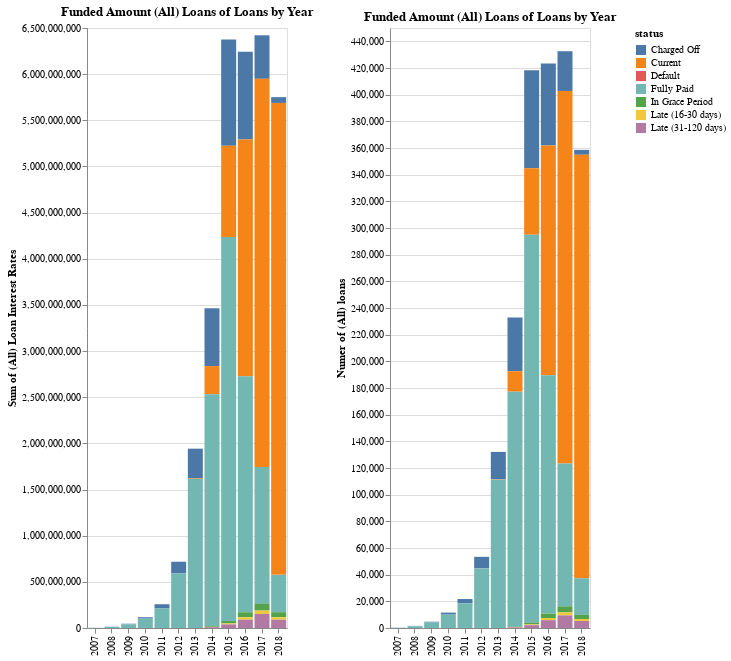

Notebook code cell kept with this figure:
### Code cell
chart_data_default_all = eda_group_data.groupby(['issue_date_year','status'
                                                ])['id','funded_amnt',
                                                  ].agg({ 'funded_amnt':'sum',
                                                          'id':'count'
                                                        }).reset_index()

chart_default_funded_amount = alt.Chart(chart_data_default_all).mark_bar().encode(
    x=alt.X(field='issue_date_year',type='nominal',axis=alt.Axis(title='')),
    y=alt.Y(field='funded_amnt',type='quantitative',axis=alt.Axis(title='Sum of (All) Loan Interest Rates')),
    color='status:N',
    tooltip=['status:N','funded_amnt:Q'],
).properties(width=200, height=600,title='Funded Amount (All) Loans of Loans by Year')

chart_default_count_amount = alt.Chart(chart_data_default_all).mark_bar().encode(
    x=alt.X(field='issue_date_year',type='nominal',axis=alt.Axis(title='')),
    y=alt.Y(field='id',type='quantitative',axis=alt.Axis(title='Numer of (All) loans')),
    color='status:N',
    tooltip=['status:N','id:Q'],
).properties(width=200, height=600,title='Funded Amount (All) Loans of Loans by Year')

chart_default_funded_amount | chart_default_count_amount

### Figure 1 — Vega-Lite specification as saved in the notebook (floating-point values rounded to 4 significant figures)
{"$schema": "https://vega.github.io/schema/vega-lite/v2.6.0.json", "config": {"view": {"height": 300, "width": 400}}, "datasets": {"data-5ab4a999ccb259b6c8e4519bbc4bd3e4": [{"funded_amnt": 463200, "id": 45, "issue_date_year": 2007, "status": "Charged Off"}, {"funded_amnt": 1688975, "id": 206, "issue_date_year": 2007, "status": "Fully Paid"}, {"funded_amnt": 2514075, "id": 247, "issue_date_year": 2008, "status": "Charged Off"}, {"funded_amnt": 10943000, "id": 1315, "issue_date_year": 2008, "status": "Fully Paid"}, {"funded_amnt": 6228675, "id": 594, "issue_date_year": 2009, "status": "Charged Off"}, {"funded_amnt": 40095750, "id": 4122, "issue_date_year": 2009, "status": "Fully Paid"}, {"funded_amnt": 15304025, "id": 1487, "issue_date_year": 2010, "status": "Charged Off"}, {"funded_amnt": 101402375, "id": 10049, "issue_date_year": 2010, "status": "Fully Paid"}, {"funded_amnt": 42358475, "id": 3297, "issue_date_year": 2011, "status": "Charged Off"}, {"funded_amnt": 215005175, "id": 18424, "issue_date_year": 2011, "status": "Fully Paid"}, {"funded_amnt": 127103450, "id": 8644, "issue_date_year": 2012, "status": "Charged Off"}, {"funded_amnt": 590839175, "id": 44723, "issue_date_year": 2012, "status": "Fully Paid"}, {"funded_amnt": 322640250, "id": 20587, "issue_date_year": 2013, "status": "Charged Off"}, {"funded_amnt": 4747175, "id": 237, "issue_date_year": 2013, "status": "Current"}, {"funded_amnt": 1614237000, "id": 111186, "issue_date_year": 2013, "status": "Fully Paid"}, {"funded_amnt": 292250, "id": 16, "issue_date_year": 2013, "status": "In Grace Period"}, {"funded_amnt": 162875, "id": 7, "issue_date_year": 2013, "status": "Late (16-30 days)"}, {"funded_amnt": 608200, "id": 32, "issue_date_year": 2013, "status": "Late (31-120 days)"}, {"funded_amnt": 626650350, "id": 40311, "issue_date_year": 2014, "status": "Charged Off"}, {"funded_amnt": 304486400, "id": 15341, "issue_date_year": 2014, "status": "Current"}, {"funded_amnt": 2512852850, "id": 176234, "issue_date_year": 2014, "status": "Fully Paid"}, {"funded_amnt": 8030825, "id": 396, "issue_date_year": 2014, "status": "In Grace Period"}, {"funded_amnt": 3119050, "id": 157, "issue_date_year": 2014, "status": "Late (16-30 days)"}, {"funded_amnt": 8692775, "id": 441, "issue_date_year": 2014, "status": "Late (31-120 days)"}, {"funded_amnt": 1153307650, "id": 73564, "issue_date_year": 2015, "status": "Charged Off"}, {"funded_amnt": 987106550, "id": 49925, "issue_date_year": 2015, "status": "Current"}, {"funded_amnt": 76000, "id": 3, "issue_date_year": 2015, "status": "Default"}, {"funded_amnt": 4160420375, "id": 290853, "issue_date_year": 2015, "status": "Fully Paid"}, {"funded_amnt": 25851300, "id": 1319, "issue_date_year": 2015, "status": "In Grace Period"}, {"funded_amnt": 10672125, "id": 551, "issue_date_year": 2015, "status": "Late (16-30 days)"}, {"funded_amnt": 38898875, "id": 2131, "issue_date_year": 2015, "status": "Late (31-120 days)"}, {"funded_amnt": 951287950, "id": 61490, "issue_date_year": 2016, "status": "Charged Off"}, {"funded_amnt": 2562976275, "id": 172437, "issue_date_year": 2016, "status": "Current"}, {"funded_amnt": 191450, "id": 13, "issue_date_year": 2016, "status": "Default"}, {"funded_amnt": 2557781725, "id": 178666, "issue_date_year": 2016, "status": "Fully Paid"}, {"funded_amnt": 54446175, "id": 3305, "issue_date_year": 2016, "status": "In Grace Period"}, {"funded_amnt": 26069450, "id": 1602, "issue_date_year": 2016, "status": "Late (16-30 days)"}, {"funded_amnt": 89873525, "id": 5898, "issue_date_year": 2016, "status": "Late (31-120 days)"}, {"funded_amnt": 471564875, "id": 29810, "issue_date_year": 2017, "status": "Charged Off"}, {"funded_amnt": 4204185725, "id": 279373, "issue_date_year": 2017, "status": "Current"}, {"funded_amnt": 128100, "id": 8, "issue_date_year": 2017, "status": "Default"}, {"funded_amnt": 1481123550, "id": 107183, "issue_date_year": 2017, "status": "Fully Paid"}, {"funded_amnt": 74997300, "id": 4507, "issue_date_year": 2017, "status": "In Grace Period"}, {"funded_amnt": 36815000, "id": 2217, "issue_date_year": 2017, "status": "Late (16-30 days)"}, {"funded_amnt": 152180450, "id": 9485, "issue_date_year": 2017, "status": "Late (31-120 days)"}, {"funded_amnt": 62560950, "id": 3672, "issue_date_year": 2018, "status": "Charged Off"}, {"funded_amnt": 5112901025, "id": 317611, "issue_date_year": 2018, "status": "Current"}, {"funded_amnt": 108075, "id": 8, "issue_date_year": 2018, "status": "Default"}, {"funded_amnt": 404373850, "id": 27428, "issue_date_year": 2018, "status": "Fully Paid"}, {"funded_amnt": 54692300, "id": 3105, "issue_date_year": 2018, "status": "In Grace Period"}, {"funded_amnt": 26371500, "id": 1523, "issue_date_year": 2018, "status": "Late (16-30 days)"}, {"funded_amnt": 89992825, "id": 5236, "issue_date_year": 2018, "status": "Late (31-120 days)"}]}, "hconcat": [{"data": {"name": "data-5ab4a999ccb259b6c8e4519bbc4bd3e4"}, "encoding": {"color": {"field": "status", "type": "nominal"}, "tooltip": [{"field": "status", "type": "nominal"}, {"field": "funded_amnt", "type": "quantitative"}], "x": {"axis": {"title": ""}, "field": "issue_date_year", "type": "nominal"}, "y": {"axis": {"title": "Sum of (All) Loan Interest Rates"}, "field": "funded_amnt", "type": "quantitative"}}, "height": 600, "mark": "bar", "title": "Funded Amount (All) Loans of Loans by Year", "width": 200}, {"data": {"name": "data-5ab4a999ccb259b6c8e4519bbc4bd3e4"}, "encoding": {"color": {"field": "status", "type": "nominal"}, "tooltip": [{"field": "status", "type": "nominal"}, {"field": "id", "type": "quantitative"}], "x": {"axis": {"title": ""}, "field": "issue_date_year", "type": "nominal"}, "y": {"axis": {"title": "Numer of (All) loans"}, "field": "id", "type": "quantitative"}}, "height": 600, "mark": "bar", "title": "Funded Amount (All) Loans of Loans by Year", "width": 200}]}
